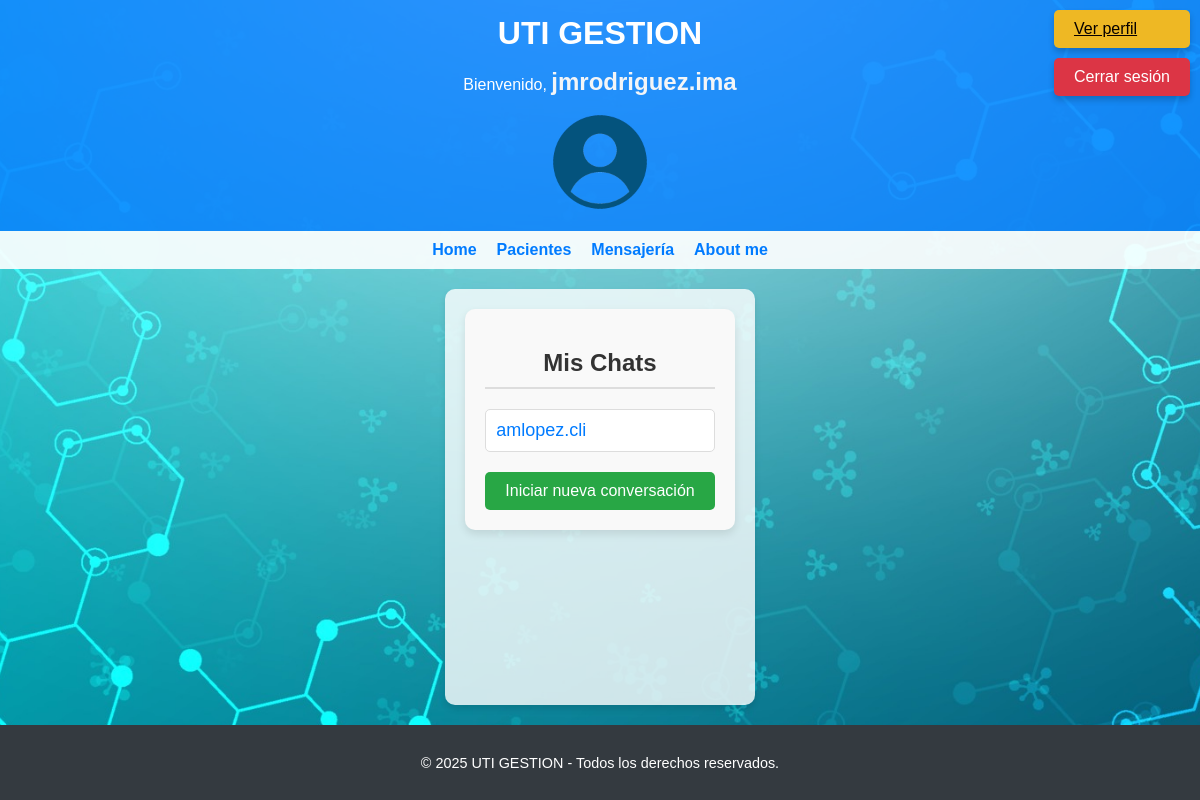
/mensajes/ (signed in), run on the app's committed database.
### usuarios/models.py (models this page shows, shortened)
class CustomUser(AbstractUser):
    ESPECIALIDADES = [
        ('Admision', 'Admision'),
        ('Clínica', 'Clínica'),
        ('Enfermería', 'Enfermería'),
        ('Pediatría', 'Pediatría'),
        ('Cardiología', 'Cardiología'),
        ('Traumatología', 'Traumatología'),
        ('Anestesiología', 'Anestesiología'),
        ('Terapia Intensiva', 'Terapia Intensiva'),
        ('Cirujia General', 'Cirugia General'),
        ('Imagenología', 'Imagenología'),
    ]
    especialidad = models.CharField(
        max_length=50,
        choices=ESPECIALIDADES,
        blank=True,
        null=True,
        verbose_name="Especialidad"
    )
    telefono = models.CharField(max_length=15, blank=True, null=True, verbose_name="Teléfono")
    direccion = models.CharField(max_length=150, blank=True, null=True, verbose_name="Dirección")
    fecha_nacimiento = models.DateField(blank=True, null=True, verbose_name="Fecha de nacimiento")
    nombre = models.CharField(max_length=50, blank=True, null=True, verbose_name="Nombre")  # Nuevo campo
    apellido = models.CharField(max_length=50, blank=True, null=True, verbose_name="Apellido")  # Nuevo campo
    nro_matricula_profesional = models.CharField(max_length=20, blank=True, null=True, verbose_name="Nro de Matrícula Profesional")  # Nuevo campo

### mensajes/models.py (models this page shows)
class Chat(models.Model):
    user_chat_1    = models.ForeignKey(User, on_delete=models.CASCADE, related_name='chat_user_1')
    user_chat_2    = models.ForeignKey(User, on_delete=models.CASCADE, related_name='chat_user_2')
    fecha_creacion = models.DateField(auto_now=False, auto_now_add=True)

### mensajes/views.py (the view)
# urls.py: path('', ver_chats, name='ver_chats'),
@login_required
def ver_chats(request):
    chats = Chat.objects.all().filter(user_chat_2=request.user).union(
            Chat.objects.all().filter(user_chat_1=request.user)
    ).order_by('id')
    return render(request, 'mensajes/ver_chats.html', { 'chats' : chats })

### mensajes/templates/mensajes/ver_chats.html (shortened to what this page needs)
{% extends 'hospital_uti/base.html' %}
{% load static %}
{% block content %}
<div class="chat-list-container">
    <h2 class="chat-list-title">Mis Chats</h2>
    <ul class="chat-list">
        {% for chat in chats %}
            <li class="chat-list-item">
                {% if chat.user_chat_1 == request.user %}
                    <a href="{% url 'ver_chat' chat.id %}" class="chat-link">
                        {{ chat.user_chat_2.username }}
                    </a>
                {% else %}
                    <a href="{% url 'ver_chat' chat.id %}" class="chat-link">
                        {{ chat.user_chat_1.username }}
                    </a>
                {% endif %}
            </li>
        {% endfor %}
    </ul>
    <a href="{% url 'nuevo_chat' %}" class="new-chat-button">Iniciar nueva conversación</a>
</div>
{% endblock %}

### templates/hospital_uti/base.html (shortened to what this page needs)
<!DOCTYPE html>
<html lang="es">
<head>
    {% load static %}
    <link rel="stylesheet" type="text/css" href="{% static 'css/styles.css' %}">
</head>
<body>
    <div class="container">
        <header>
            <h1>UTI GESTION</h1>
            {% if request.user.is_authenticated %}
            <p>Bienvenido, <span class="username">{{ request.user.username }}</span></p>
            <div>
                {% if request.user.perfil.imagen %}
                <img src="{{ request.user.perfil.imagen.url }}" alt="Avatar"
                    style="width: 100px; height: 100px; max-width: 100px; max-height: 100px; border-radius: 50%; object-fit: cover;">
                {% else %}
                <img src="{% static 'avatars/default_avatar.png' %}" alt="Avatar por defecto"
                    style="width: 100px; height: 100px; max-width: 100px; max-height: 100px; border-radius: 50%; object-fit: cover;">
                {% endif %}
            </div>
            {% endif %}
        </header>
        <nav>
            <ul>
                <li><a href="{% url 'home' %}">Home</a></li>
                {% if user.is_authenticated %}
                <li><a href="{% url 'inicio_pacientes' %}">Pacientes</a></li>
                <li><a href="{% url 'ver_chats' %}">Mensajería</a></li>
                {% else %}
                <li><a href="{% url 'login' %}">Iniciar sesión</a></li>
                <li><a href="{% url 'registro' %}">Registro</a></li>
                {% endif %}
                <li><a href="{% url 'about' %}">About me</a></li>
            </ul>
        </nav>
        {% if user.is_authenticated %}
        <div class="auth-buttons">
            <a href="{% url 'ver_perfil' %}" class="profile-btn">Ver perfil</a>
            <form action="{% url 'logout' %}" method="POST" style="display:inline;">
                <button type="submit" class="logout-btn">Cerrar sesión</button>
            </form>
        </div>
        {% endif %}
        <main class="content">
            {% block content %}
            {% endblock %}
        </main>
        <footer>
            <p>&copy; 2025 UTI GESTION - Todos los derechos reservados.</p>
        </footer>
    </div>
</body>
</html>

### static/css/styles.css (style rules this page uses)
body { font-family: Arial, sans-serif; margin: 0; padding: 0; display: flex; flex-direction: column; min-height: 100vh; background-image: url('/static/images/fondo_web.jpg'); background-size: cover; background-position: center; background-repeat: no-repeat; color: #212529; }
.container { display: flex; flex-direction: column; flex: 1; }
.username { font-weight: bold; font-size: 1.5rem; color: #f3f5f7; }
header { background-color: rgba(0, 123, 255, 0.8); color: white; padding: 15px; text-align: center; }
header h1 { margin: 0; font-size: 2rem; }
nav { background-color: rgba(255, 255, 255, 0.9); padding: 10px; }
nav ul { list-style: none; padding: 0; margin: 0; display: flex; gap: 20px; justify-content: center; }
nav ul li a, nav ul li button { color: #007bff; text-decoration: none; font-weight: bold; }
.auth-buttons { position: fixed; top: 10px; right: 10px; display: flex; flex-direction: column; gap: 10px; }
.profile-btn { background-color: #eeb824; color: rgb(7, 0, 0); padding: 10px 20px; border: none; border-radius: 5px; cursor: pointer; font-size: 1rem; box-shadow: 0px 4px 6px rgba(0, 0, 0, 0.2); }
.logout-btn { background-color: #dc3545; color: white; padding: 10px 20px; border: none; border-radius: 5px; cursor: pointer; font-size: 1rem; box-shadow: 0px 4px 6px rgba(0, 0, 0, 0.2); }
main.content { background: rgba(255, 255, 255, 0.8); padding: 20px; border-radius: 10px; margin: 20px auto; max-width: 1200px; box-shadow: 0px 4px 6px rgba(0, 0, 0, 0.1); flex: 1; }
footer { background-color: #343a40; color: white; text-align: center; padding: 15px; font-size: 0.9rem; margin-top: auto; }
.chat-list-container { max-width: 600px; margin: 0 auto; padding: 20px; background-color: #f9f9f9; border-radius: 10px; box-shadow: 0 4px 8px rgba(0, 0, 0, 0.1); font-family: 'Arial', sans-serif; }
.chat-list-title { text-align: center; font-size: 24px; color: #333; margin-bottom: 20px; border-bottom: 2px solid #ddd; padding-bottom: 10px; }
.chat-list { list-style: none; padding: 0; margin: 0; }
.chat-list-item { margin-bottom: 10px; }
.chat-link { display: block; text-decoration: none; font-size: 18px; color: #007bff; background-color: #fff; padding: 10px; border: 1px solid #ddd; border-radius: 5px; transition: background-color 0.3s, box-shadow 0.3s; }
.new-chat-button { display: block; text-align: center; margin: 20px auto 0; font-size: 16px; color: #fff; background-color: #28a745; padding: 10px 20px; border-radius: 5px; text-decoration: none; transition: background-color 0.3s, transform 0.2s; }

### data on the page
CustomUser: user.username "jmrodriguez.ima"
Chat: user_chat_1.username "amlopez.cli"
